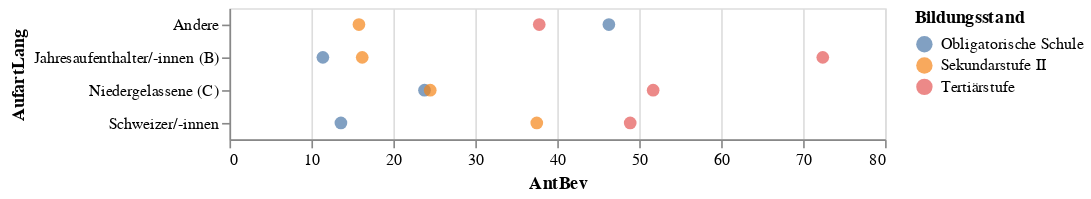

Notebook source saved alongside this figure:
### Code cell
alt.Chart(myGraph).mark_circle(size=60).encode(
    x='AntBev',
    y='AufartLang',
    color='Bildungsstand',
    tooltip=['Jahr','AufartLang','Bildungsstand', 'AntBev','obAntBevKI','untAntBevKI']
).interactive() # this makes the axes interactive: now you can zoom & pan

### Figure 1 — Vega-Lite specification as saved in the notebook (floating-point values rounded to 4 significant figures)
{"config": {"view": {"continuousWidth": 400, "continuousHeight": 300}}, "data": {"name": "data-948f315c3ef792a2f13d9cdad63b980c"}, "mark": {"type": "circle", "size": 60}, "encoding": {"color": {"type": "nominal", "field": "Bildungsstand"}, "tooltip": [{"type": "temporal", "field": "Jahr"}, {"type": "nominal", "field": "AufartLang"}, {"type": "nominal", "field": "Bildungsstand"}, {"type": "quantitative", "field": "AntBev"}, {"type": "quantitative", "field": "obAntBevKI"}, {"type": "quantitative", "field": "untAntBevKI"}], "x": {"type": "quantitative", "field": "AntBev"}, "y": {"type": "nominal", "field": "AufartLang"}}, "selection": {"selector011": {"type": "interval", "bind": "scales", "encodings": ["x", "y"]}}, "$schema": "https://vega.github.io/schema/vega-lite/v4.8.1.json", "datasets": {"data-948f315c3ef792a2f13d9cdad63b980c": [{"Jahr": "2019-01-01T00:00:00", "AufartLang": "Schweizer/-innen", "Bildungsstand": "Obligatorische Schule", "AntBev": 13.6, "untAntBevKI": 12.8, "obAntBevKI": 14.4}, {"Jahr": "2019-01-01T00:00:00", "AufartLang": "Schweizer/-innen", "Bildungsstand": "Sekundarstufe II", "AntBev": 37.5, "untAntBevKI": 36.3, "obAntBevKI": 38.6}, {"Jahr": "2019-01-01T00:00:00", "AufartLang": "Schweizer/-innen", "Bildungsstand": "Tertiärstufe", "AntBev": 48.9, "untAntBevKI": 47.7, "obAntBevKI": 50.1}, {"Jahr": "2019-01-01T00:00:00", "AufartLang": "Niedergelassene (C)", "Bildungsstand": "Obligatorische Schule", "AntBev": 23.8, "untAntBevKI": 21.6, "obAntBevKI": 25.9}, {"Jahr": "2019-01-01T00:00:00", "AufartLang": "Niedergelassene (C)", "Bildungsstand": "Sekundarstufe II", "AntBev": 24.5, "untAntBevKI": 22.3, "obAntBevKI": 26.7}, {"Jahr": "2019-01-01T00:00:00", "AufartLang": "Niedergelassene (C)", "Bildungsstand": "Tertiärstufe", "AntBev": 51.7, "untAntBevKI": 49.2, "obAntBevKI": 54.2}, {"Jahr": "2019-01-01T00:00:00", "AufartLang": "Jahresaufenthalter/-innen (B)", "Bildungsstand": "Obligatorische Schule", "AntBev": 11.4, "untAntBevKI": 9.6, "obAntBevKI": 13.2}, {"Jahr": "2019-01-01T00:00:00", "AufartLang": "Jahresaufenthalter/-innen (B)", "Bildungsstand": "Sekundarstufe II", "AntBev": 16.2, "untAntBevKI": 14.2, "obAntBevKI": 18.3}, {"Jahr": "2019-01-01T00:00:00", "AufartLang": "Jahresaufenthalter/-innen (B)", "Bildungsstand": "Tertiärstufe", "AntBev": 72.4, "untAntBevKI": 69.9, "obAntBevKI": 74.8}, {"Jahr": "2019-01-01T00:00:00", "AufartLang": "Andere", "Bildungsstand": "Obligatorische Schule", "AntBev": 46.3, "untAntBevKI": 30.6, "obAntBevKI": 62.0}, {"Jahr": "2019-01-01T00:00:00", "AufartLang": "Andere", "Bildungsstand": "Sekundarstufe II", "AntBev": 15.8, "untAntBevKI": 4.2, "obAntBevKI": 27.5}, {"Jahr": "2019-01-01T00:00:00", "AufartLang": "Andere", "Bildungsstand": "Tertiärstufe", "AntBev": 37.8, "untAntBevKI": 23.1, "obAntBevKI": 52.6}]}}
